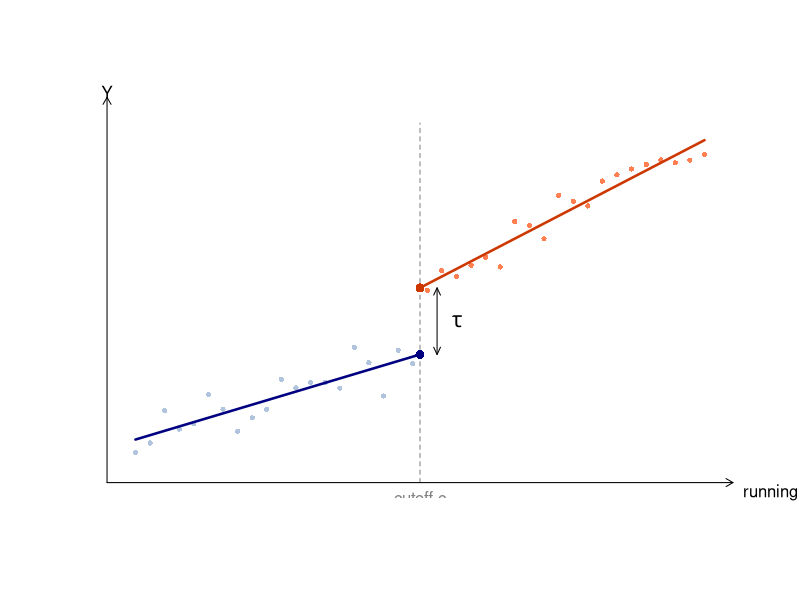
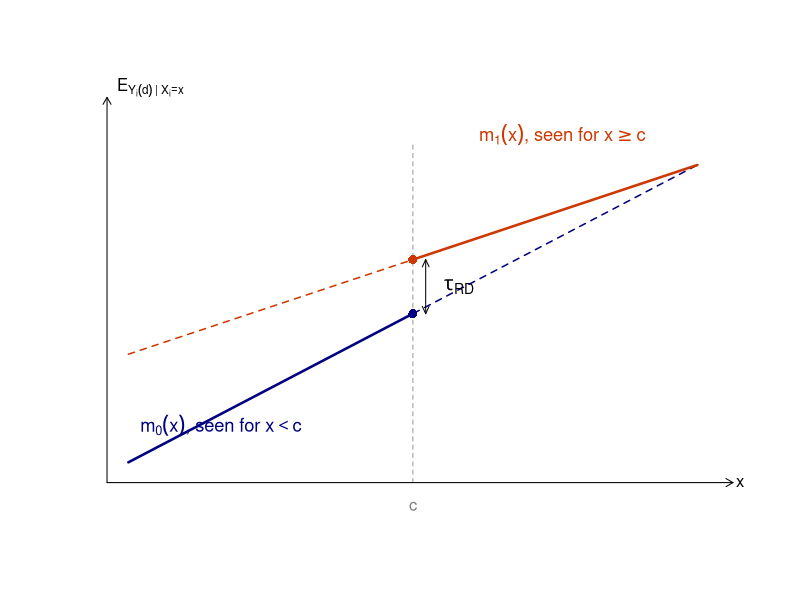
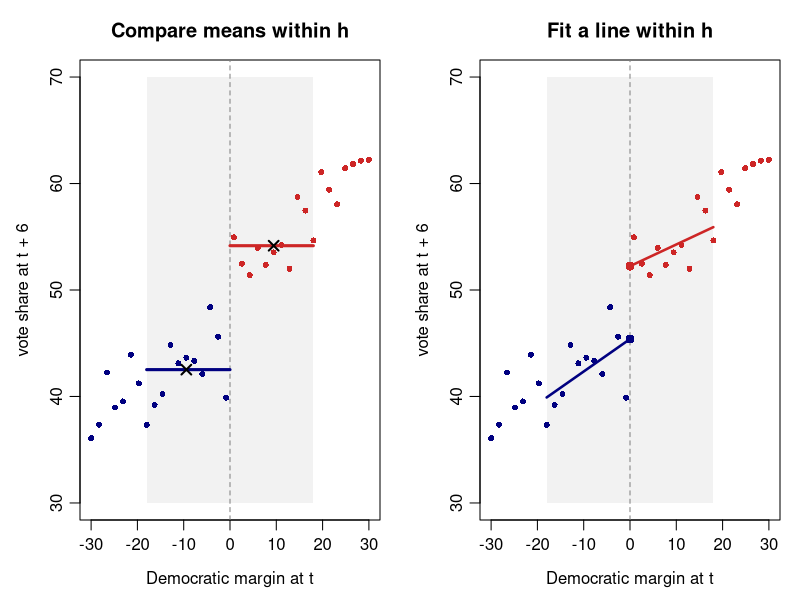
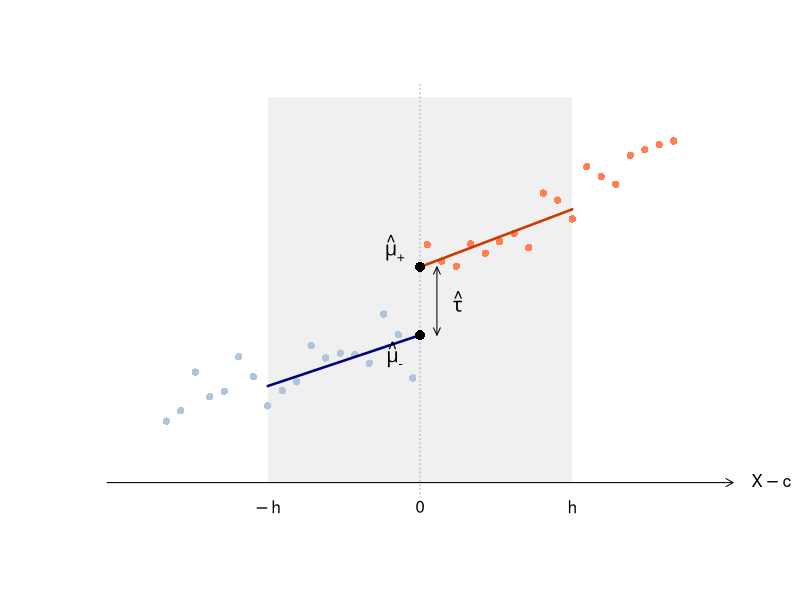
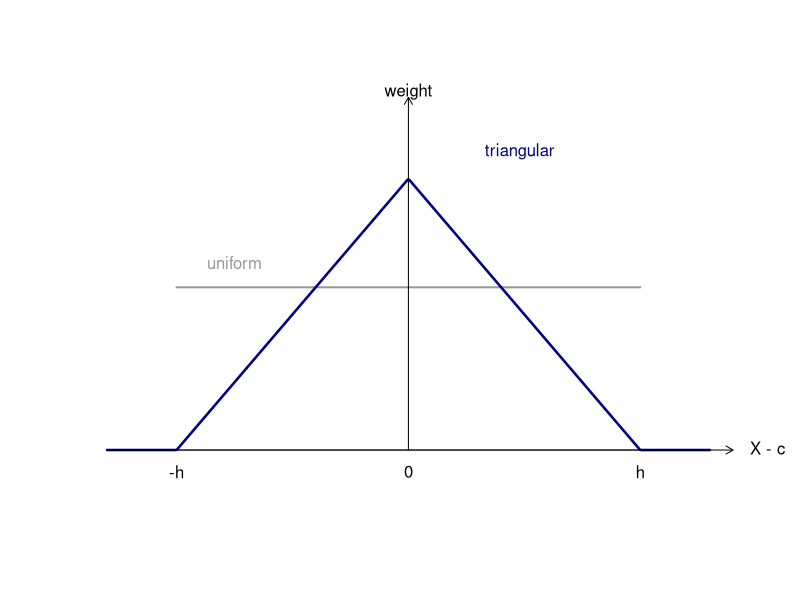
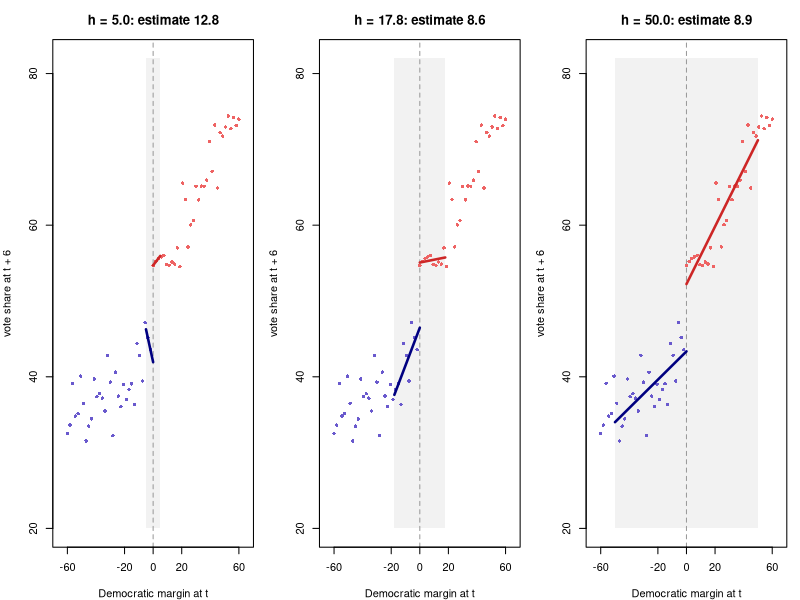
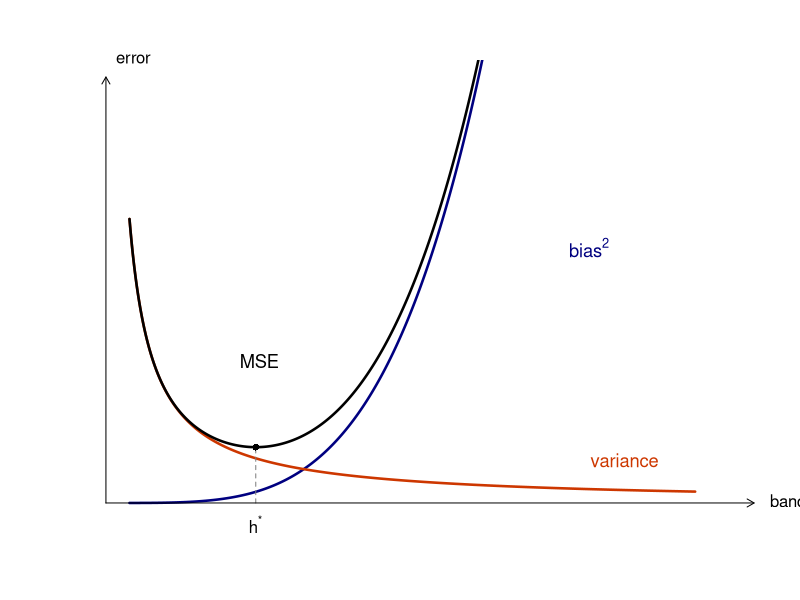
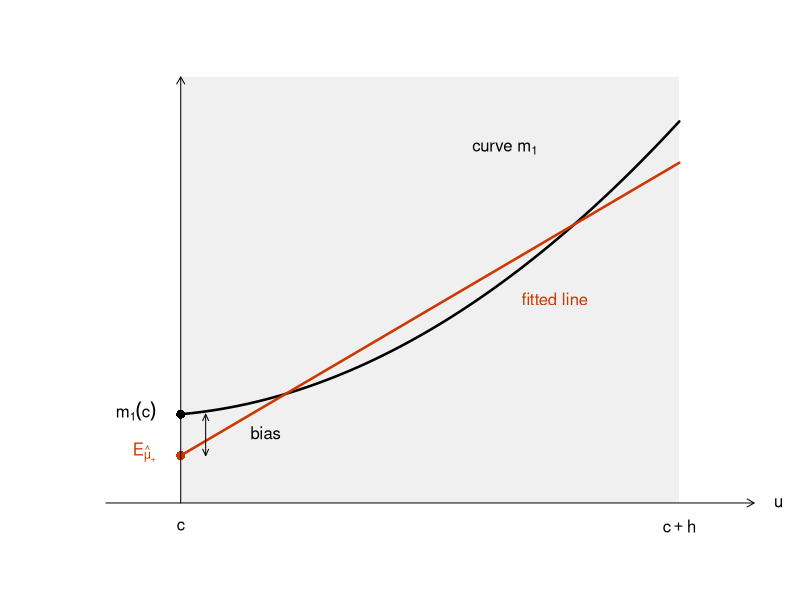

These charts were generated, in order, by the following R code:
## ---- chunk 1
#| echo: false
set.seed(123)

# Simulated data
x <- seq(-5, 5, length.out = 40)
treated <- as.integer(x >= 0)

y <- 3 + 0.35*x + 1.5*treated +
     0.15*x*treated + rnorm(length(x), sd = 0.3)

# Fit local linear RDD model
m <- lm(y ~ x * treated)

# Separate fitted lines
x0 <- seq(-5, 0, length.out = 100)
x1 <- seq(0, 5, length.out = 100)

y0 <- predict(m, newdata = data.frame(x = x0, treated = 0))
y1 <- predict(m, newdata = data.frame(x = x1, treated = 1))

# Plot
plot(x, y, type = "n",
     xlim = c(-5.5, 5.5), ylim = c(0.5, 8),
     xlab = "", ylab = "", axes = FALSE)

# Observations
points(x[treated == 0], y[treated == 0],
       pch = 16, col = "lightsteelblue", cex = 0.7)
points(x[treated == 1], y[treated == 1],
       pch = 16, col = "coral", cex = 0.7)

# Regression lines
lines(x0, y0, col = "navy", lwd = 2.5)
lines(x1, y1, col = "orangered3", lwd = 2.5)

# Cutoff
segments(0, 0.5, 0, 7.5, lty = 2, col = "grey50")

# Fitted outcomes at cutoff
y_left  <- predict(m, data.frame(x = 0, treated = 0))
y_right <- predict(m, data.frame(x = 0, treated = 1))

points(0, y_left, pch = 16, col = "navy", cex = 1.2)
points(0, y_right, pch = 16, col = "orangered3", cex = 1.2)

# Discontinuity arrow
arrows(0.3, y_left, 0.3, y_right,
       code = 3, length = 0.08, angle = 25)

text(0.65, (y_left + y_right)/2,
     expression(tau), cex = 1.3)

# Custom axes
arrows(-5.5, 0.5, 5.5, 0.5, length = 0.08)
arrows(-5.5, 0.5, -5.5, 8, length = 0.08)

text(-5.5, 8.1, "Y", xpd = TRUE)
text(5.5, 0.3, "running variable X", pos = 4, xpd = TRUE)
text(0, 0.2, "cutoff c", col = "grey50")
## ---- chunk 2
#| echo: false
# Running variable and cutoff
x <- seq(-4, 4, length.out = 400)
c <- 0

# Potential-outcome curves
m0 <- function(x) 3 + 0.55*x
m1 <- function(x) 3.8 + 0.35*x

# Plot
plot(x, m0(x), type = "n",
     xlim = c(-4.3, 4.5), ylim = c(0.5, 6.2),
     xlab = "", ylab = "", axes = FALSE)

# Unobserved counterfactual curves (dashed)
lines(x[x >= c], m0(x[x >= c]), col = "navy", lty = 2, lwd = 1.5)
lines(x[x < c], m1(x[x < c]), col = "orangered3", lty = 2, lwd = 1.5)

# Observed curves (solid)
lines(x[x < c], m0(x[x < c]), col = "navy", lwd = 2.5)
lines(x[x >= c], m1(x[x >= c]), col = "orangered3", lwd = 2.5)

# Cutoff
segments(c, 0.5, c, 5.5, lty = 2, col = "grey60")

# Outcomes at cutoff
points(c, m0(c), pch = 16, col = "navy", cex = 1.2)
points(c, m1(c), pch = 16, col = "orangered3", cex = 1.2)

# Treatment effect at cutoff
arrows(0.18, m0(c), 0.18, m1(c),
       code = 3, length = 0.08, angle = 25)
text(0.65, mean(c(m0(c), m1(c))), expression(tau[RD]), cex = 1.2)

# Axes
arrows(-4.3, 0.5, 4.5, 0.5, length = 0.08)
arrows(-4.3, 0.5, -4.3, 6.2, length = 0.08)

# Labels
text(-4.3, 6.3, expression(E[Y[i](d) ~ "|" ~ X[i] == x]),
     pos = 4, xpd = TRUE)
text(4.6, 0.5, "x", xpd = TRUE)
text(c, 0.15, "c", col = "grey50", xpd = TRUE)

text(-2.7, 1.35, expression(m[0](x)*", seen for "*x < c),
     col = "navy", cex = 1.1)
text(2.1, 5.65, expression(m[1](x)*", seen for "*x >= c),
     col = "orangered3", cex = 1.1)
## ---- chunk 3
#| echo: false
#| fig-width: 10
#| fig-height: 4.5

set.seed(123)

# Simulated RDD data
x <- seq(-30, 30, length.out = 36)
y <- 45 + 0.25*x + 8*(x >= 0) + rnorm(length(x), sd = 2.5)

# Bandwidth
h <- 18
left  <- x < 0 & x >= -h
right <- x >= 0 & x <= h

# Local linear regressions
m0 <- lm(y ~ x, subset = left)
m1 <- lm(y ~ x, subset = right)

# Predictions at cutoff
mu0 <- predict(m0, newdata = data.frame(x = 0))
mu1 <- predict(m1, newdata = data.frame(x = 0))
tau <- mu1 - mu0

# Plot settings
op <- par(mfrow = c(1, 2),
          mar = c(4, 4, 3, 1),
          mgp = c(2.4, 0.7, 0))

# Helper function: common plotting elements
draw_rdd <- function(title) {
  plot(x, y, type = "n",
       xlim = c(-30, 30), ylim = c(30, 70),
       xlab = "Democratic margin at t",
       ylab = "vote share at t + 6",
       main = title)

  # Bandwidth shading
  rect(-h, 30, h, 70, col = "grey95", border = NA)

  # Cutoff
  abline(v = 0, lty = 2, col = "grey50")

  # Observations
  points(x[x < 0], y[x < 0],
         col = "navy", pch = 16, cex = 0.8)
  points(x[x >= 0], y[x >= 0],
         col = "firebrick3", pch = 16, cex = 0.8)
}

# Panel 1: Compare means within h
draw_rdd("Compare means within h")

mean0 <- mean(y[left])
mean1 <- mean(y[right])

segments(-h, mean0, 0, mean0, col = "navy", lwd = 3)
segments(0, mean1, h, mean1, col = "firebrick3", lwd = 3)

points(mean(x[left]), mean0, pch = 4, lwd = 2, cex = 1.3)
points(mean(x[right]), mean1, pch = 4, lwd = 2, cex = 1.3)

# Panel 2: Fit separate lines within h
draw_rdd("Fit a line within h")

xx0 <- seq(-h, 0, length.out = 100)
xx1 <- seq(0, h, length.out = 100)

yy0 <- predict(m0, newdata = data.frame(x = xx0))
yy1 <- predict(m1, newdata = data.frame(x = xx1))

lines(xx0, yy0, col = "navy", lwd = 2.5)
lines(xx1, yy1, col = "firebrick3", lwd = 2.5)

# Intercepts at cutoff
points(0, mu0, pch = 16, col = "navy", cex = 1.2)
points(0, mu1, pch = 16, col = "firebrick3", cex = 1.2)

# Restore graphics settings
par(op)
## ---- chunk 4
#| echo: false

set.seed(123)

# Simulated data
x <- seq(-30, 30, length.out = 36)
y <- 45 + 0.25*x + 8*(x >= 0) +
     0.12*x*(x >= 0) + rnorm(length(x), sd = 2)

h <- 18
left  <- x < 0 & x >= -h
right <- x >= 0 & x <= h

# Fit separate regressions
m0 <- lm(y ~ x, subset = left)
m1 <- lm(y ~ x, subset = right)

mu0 <- coef(m0)[1]
mu1 <- coef(m1)[1]
tau <- mu1 - mu0

# Plot
plot(x, y, type = "n",
     xlim = c(-37, 37), ylim = c(30, 70),
     xlab = "", ylab = "", axes = FALSE)

# Bandwidth region
rect(-h, 30, h, 70, col = "grey94", border = NA)

# Observations
points(x[x < 0], y[x < 0], pch = 16, col = "lightsteelblue")
points(x[x >= 0], y[x >= 0], pch = 16, col = "coral")

# Regression lines within bandwidth
abline(v = 0, lty = 3, col = "grey65")

segments(-h, predict(m0, data.frame(x = -h)),
         0, mu0, col = "navy", lwd = 2.5)

segments(0, mu1,
         h, predict(m1, data.frame(x = h)),
         col = "orangered3", lwd = 2.5)

# Intercepts
points(0, mu0, pch = 16, cex = 1.3)
points(0, mu1, pch = 16, cex = 1.3)

# Discontinuity
arrows(2, mu0, 2, mu1, code = 3,
       length = 0.08, angle = 25)

text(4.5, (mu0 + mu1)/2, expression(hat(tau)), cex = 1.2)

# Labels
text(-3, mu0 - 2, expression(hat(mu)["-"]), cex = 1.2)
text(-3, mu1 + 2, expression(hat(mu)["+"]), cex = 1.2)

# Custom axes
arrows(-37, 30, 37, 30, length = 0.08)
text(38, 30, expression(X-c), xpd = TRUE, pos = 4)

text(-h, 27.5, expression(-h), xpd = TRUE)
text(0, 27.5, "0", xpd = TRUE)
text(h, 27.5, expression(h), xpd = TRUE)
## ---- chunk 5
#| echo: false

h <- 1
x <- seq(-1.3, 1.3, length.out = 500)
triangular <- pmax(1 - abs(x)/h, 0)

plot(x, triangular, type = "n",
     xlim = c(-1.3, 1.4), ylim = c(-0.12, 1.3),
     axes = FALSE, xlab = "", ylab = "")

# Uniform kernel (lower than the triangular peak)
segments(-h, 0.6, h, 0.6, col = "grey60", lwd = 2)
segments(c(-h, h), 0, c(0.6, 0.6), col = "grey60", lwd = 2)

# Triangular kernel
lines(x, triangular, col = "navy", lwd = 2.5)

# Axes and labels
arrows(-1.3, 0, 1.4, 0, length = 0.08)
arrows(0, 0, 0, 1.3, length = 0.08)

text(c(-1, 0, 1), -0.08, c("-h", "0", "h"), xpd = TRUE)
text(1.43, 0, "X - c", pos = 4, xpd = TRUE)
text(0, 1.32, "weight", xpd = TRUE)
text(-0.75, 0.69, "uniform", col = "grey60")
text(0.48, 1.10, "triangular", col = "navy")
## ---- chunk 6
#| echo: false

set.seed(123)

# Simulated data
x <- seq(-60, 60, length.out = 65)
y <- 45 + 0.30*x + 7*(x >= 0) +
     0.002*x^2 + rnorm(length(x), sd = 3)

bandwidths <- c(5, 17.8, 50)

par(mfrow = c(1, 3), mar = c(4, 4, 3, 1))

for (h in bandwidths) {

  # Select observations within bandwidth
  left  <- x < 0 & x >= -h
  right <- x >= 0 & x <= h

  # Separate local linear regressions
  m0 <- lm(y ~ x, subset = left)
  m1 <- lm(y ~ x, subset = right)

  # Estimated jump at cutoff
  tau <- coef(m1)[1] - coef(m0)[1]

  # Empty plot
  plot(x, y, type = "n",
       xlim = c(-65, 65), ylim = c(20, 82),
       xlab = "Democratic margin at t",
       ylab = "vote share at t + 6",
       main = sprintf("h = %.1f: estimate %.1f", h, tau),
       axes = FALSE)

  # Bandwidth shading
  rect(-h, 20, h, 82, col = "grey95", border = NA)

  # Cutoff
  abline(v = 0, lty = 2, col = "grey60")

  # Observed data
  points(x[x < 0], y[x < 0],
         pch = 16, col = "slateblue3", cex = 0.7)
  points(x[x >= 0], y[x >= 0],
         pch = 16, col = "indianred2", cex = 0.7)

  # Fitted lines within bandwidth
  xx0 <- seq(-h, 0, length.out = 100)
  xx1 <- seq(0, h, length.out = 100)

  lines(xx0, predict(m0, newdata = data.frame(x = xx0)),
        col = "navy", lwd = 2.5)

  lines(xx1, predict(m1, newdata = data.frame(x = xx1)),
        col = "firebrick3", lwd = 2.5)

  # Axes
  axis(1, at = c(-60, -20, 0, 20, 60))
  axis(2, at = c(20, 40, 60, 80))
  box()
}

par(mfrow = c(1, 1))
## ---- chunk 7
#| echo: false
# Bandwidth values
h <- seq(0.2, 5, length.out = 1000)

# Bias squared increases; variance decreases
bias2 <- 0.012 * h^4
variance <- 0.16 / h
mse <- bias2 + variance

# Optimal bandwidth
h_opt <- h[which.min(mse)]
mse_opt <- min(mse)

# Plot
plot(h, mse, type = "n",
     xlim = c(0, 5.5), ylim = c(0, 1.2),
     axes = FALSE, xlab = "", ylab = "")

# Curves
lines(h, bias2, col = "navy", lwd = 2.5)
lines(h, variance, col = "orangered3", lwd = 2.5)
lines(h, mse, col = "black", lwd = 2.5)

# Optimal bandwidth
segments(h_opt, 0, h_opt, mse_opt,
         col = "grey50", lty = 2)
points(h_opt, mse_opt, pch = 16, cex = 0.9)

# Axes with arrows
arrows(0, 0, 5.5, 0, length = 0.08)
arrows(0, 0, 0, 1.2, length = 0.08)

# Labels
text(0, 1.25, "error", pos = 4, xpd = TRUE)
text(5.55, 0, expression(paste("bandwidth ", h)),
     pos = 4, xpd = TRUE)

text(4.1, 0.72, expression(bias^2), col = "navy", cex = 1.1)
text(4.4, 0.12, "variance", col = "orangered3", cex = 1.1)
text(1.3, 0.40, "MSE", cex = 1.1)
text(h_opt, -0.06, expression(h^"*"), xpd = TRUE)
## ---- chunk 8
#| echo: false

# True outcome curve
m1 <- function(u) 1 + 0.25*u + 1.4*u^2
u <- seq(0, 1, length.out = 500)
y <- m1(u)

# Linear approximation
fit <- lm(y ~ u)
y_fit <- predict(fit)

# Values at the cutoff
true_c <- m1(0)
fitted_c <- coef(fit)[1]

# Plot
plot(u, y, type = "n",
     xlim = c(-0.15, 1.15), ylim = c(0.5, 2.9),
     axes = FALSE, xlab = "", ylab = "")

# Shaded bandwidth region
rect(0, 0.5, 1, 2.9, col = "grey94", border = NA)

# True curve and fitted line
lines(u, y, col = "black", lwd = 2.5)
lines(u, y_fit, col = "orangered3", lwd = 2.5)

# Values at cutoff
points(0, true_c, pch = 16, cex = 1.2)
points(0, fitted_c, pch = 16, col = "orangered3", cex = 1.2)

# Bias arrow
arrows(0.05, fitted_c, 0.05, true_c,
       code = 3, length = 0.07, angle = 25)
text(0.12, (true_c + fitted_c)/2, "bias", pos = 4)

# Axes
arrows(-0.15, 0.5, 1.15, 0.5, length = 0.08)
arrows(0, 0.5, 0, 2.9, length = 0.08)

# Labels
text(0.65, 2.5, expression("curve " * m[1]))
text(0.75, 1.65, "fitted line", col = "orangered3")

text(-0.03, true_c, expression(m[1](c)),
     pos = 2, xpd = TRUE)
text(-0.03, fitted_c, expression(E[hat(mu)["+"]]),
     pos = 2, col = "orangered3", xpd = TRUE)

text(0, 0.37, "c", xpd = TRUE)
text(1, 0.37, expression(c+h), xpd = TRUE)
text(1.17, 0.5, "u", pos = 4, xpd = TRUE)
## ---- chunk 9
#| echo: false

# Sampling distributions
tau <- 0
se <- 1
bias <- 0.5 * se

x <- seq(-3.5, 4, length.out = 1000)
y0 <- dnorm(x, mean = tau, sd = se)
y1 <- dnorm(x, mean = tau + bias, sd = se)

plot(x, y0, type = "n",
     xlim = c(-3.5, 4), ylim = c(-0.15, 0.48),
     axes = FALSE, xlab = "", ylab = "")

# Distributions
lines(x, y0, col = "grey55", lty = 2, lwd = 2)
lines(x, y1, col = "navy", lwd = 2.5)

# Centers
segments(tau, -0.12, tau, 0.42,
         col = "grey65", lty = 3)

segments(tau + bias, 0, tau + bias, 0.40,
         col = "navy", lty = 3)

# Confidence intervals below the distributions
segments(tau - 1.96*se, -0.055,
         tau + 1.96*se, -0.055,
         col = "grey55", lwd = 3)

segments(tau + bias - 1.96*se, -0.105,
         tau + bias + 1.96*se, -0.105,
         col = "navy", lwd = 3)

# Interval end caps
for (v in c(tau - 1.96*se, tau + 1.96*se))
  segments(v, -0.07, v, -0.04, col = "grey55", lwd = 2)

for (v in c(tau + bias - 1.96*se, tau + bias + 1.96*se))
  segments(v, -0.12, v, -0.09, col = "navy", lwd = 2)

# Bias arrow
arrows(tau, 0.43, tau + bias, 0.43,
       code = 3, length = 0.07)

text(tau + bias/2, 0.465,
     expression(frac(1, 2)~"s.e."), xpd = TRUE)

# Labels
text(-2.1, 0.28, "no bias", col = "grey55")
text(2.0, 0.30, expression(at~h^"*"), col = "navy")

text(-2.5, -0.055, "no bias", col = "grey55", pos = 2)
text(2.6, -0.105, expression(at~h^"*"), col = "navy")

# Axis
arrows(-3.5, 0, 4, 0, length = 0.07)
text(4.1, 0, expression(hat(tau)), xpd = TRUE)

text(tau, -0.025, expression(tau), col = "grey50")
text(tau + bias, -0.025,
     expression(tau + bias), col = "navy")
## ---- chunk 10
#| echo: false

set.seed(123)

# Generate running variable
n <- 12000
x_A <- rnorm(n, mean = 0, sd = 15)

# Sorting: move some observations just below 0 to just above 0
x_B <- x_A
move <- x_B >= -4 & x_B < 0
x_B[move] <- runif(sum(move), 0, 1)

# Histogram settings
brks <- seq(-60, 60, by = 1)
titles <- c("A. no sorting",
            "B. high-u units just below move just above")

op <- par(mfrow = c(1, 2),
          mar = c(4, 4, 3, 1),
          oma = c(0, 0, 0, 0),
          mgp = c(2.2, 0.6, 0),
          tcl = -0.25,
          cex.main = 0.95)

for (j in 1:2) {

  values <- if (j == 1) x_A else x_B
  counts <- hist(values, breaks = brks, plot = FALSE)$counts
  mids <- head(brks, -1) + diff(brks)/2

  plot(NA, xlim = c(-60, 60), ylim = c(0, 350),
       xlab = "running variable", ylab = "count",
       main = titles[j], axes = FALSE)

  # Thin histogram bars
  cols <- ifelse(mids < 0, "navy", "firebrick3")

  rect(mids - 0.38, 0, mids + 0.38, counts,
       col = cols, border = NA)

  # Cutoff
  abline(v = 0, lty = 2, col = "black", lwd = 1)

  axis(1, at = seq(-60, 60, 20))
  axis(2, at = c(0, 50, 150, 250, 350),
       las = 2)
  box(bty = "l")
}

par(op)
